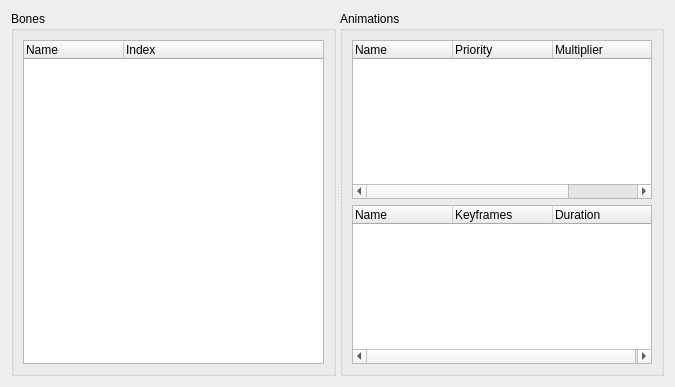
<?xml version="1.0" encoding="UTF-8"?>
<ui version="4.0">
 <class>Skeleton_Dlg</class>
 <widget class="QWidget" name="Skeleton_Dlg">
  <property name="geometry">
   <rect>
    <x>0</x>
    <y>0</y>
    <width>675</width>
    <height>387</height>
   </rect>
  </property>
  <property name="windowTitle">
   <string>Form</string>
  </property>
  <layout class="QGridLayout" name="gridLayout_3">
   <item row="0" column="0">
    <widget class="QSplitter" name="splitter">
     <property name="orientation">
      <enum>Qt::Horizontal</enum>
     </property>
     <widget class="QGroupBox" name="groupBox">
      <property name="title">
       <string>Bones</string>
      </property>
      <layout class="QGridLayout" name="gridLayout">
       <item row="0" column="0">
        <widget class="QTreeWidget" name="treeWidget_bones">
         <property name="contextMenuPolicy">
          <enum>Qt::NoContextMenu</enum>
         </property>
         <column>
          <property name="text">
           <string>Name</string>
          </property>
         </column>
         <column>
          <property name="text">
           <string>Index</string>
          </property>
         </column>
        </widget>
       </item>
      </layout>
     </widget>
     <widget class="QGroupBox" name="groupBox_2">
      <property name="title">
       <string>Animations</string>
      </property>
      <layout class="QGridLayout" name="gridLayout_2">
       <item row="0" column="0">
        <widget class="QTreeWidget" name="treeWidget_animations">
         <property name="contextMenuPolicy">
          <enum>Qt::ActionsContextMenu</enum>
         </property>
         <property name="indentation">
          <number>0</number>
         </property>
         <property name="sortingEnabled">
          <bool>true</bool>
         </property>
         <attribute name="headerShowSortIndicator" stdset="0">
          <bool>false</bool>
         </attribute>
         <column>
          <property name="text">
           <string>Name</string>
          </property>
         </column>
         <column>
          <property name="text">
           <string>Priority</string>
          </property>
         </column>
         <column>
          <property name="text">
           <string>Multiplier</string>
          </property>
         </column>
         <column>
          <property name="text">
           <string>Duration</string>
          </property>
         </column>
        </widget>
       </item>
       <item row="1" column="0">
        <widget class="QTreeWidget" name="treeWidget_animationBones">
         <property name="contextMenuPolicy">
          <enum>Qt::ActionsContextMenu</enum>
         </property>
         <property name="selectionMode">
          <enum>QAbstractItemView::ExtendedSelection</enum>
         </property>
         <column>
          <property name="text">
           <string>Name</string>
          </property>
         </column>
         <column>
          <property name="text">
           <string>Keyframes</string>
          </property>
         </column>
         <column>
          <property name="text">
           <string>Duration</string>
          </property>
         </column>
        </widget>
       </item>
      </layout>
     </widget>
    </widget>
   </item>
  </layout>
 </widget>
 <resources/>
 <connections/>
</ui>
